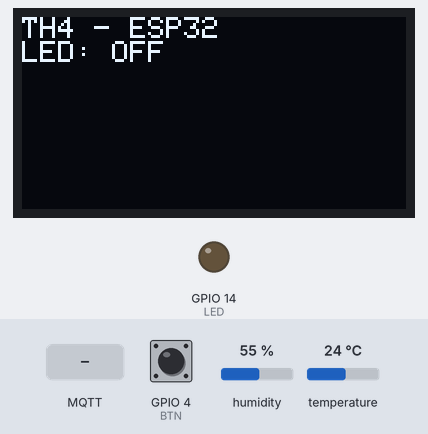
Simulated run of this program. Board: ESP32. Parts: 128×64 one-colour display, output pins drawn as LEDs (lit = HIGH). Inputs (shaded band) come from the test bench; at power-on: GPIO 4 (BTN) HIGH, humidity 55 %, temperature 24 °C. WiFi joins after 1.5 s; servers stay silent unless stated; no MQTT or app messages arrive unless stated; what the program prints to the serial monitor is not drawn.

Above: at 3.3 s.
3.4 s: GPIO 4 (BTN) pulled LOW for 0.15 s
At 4.5 s:
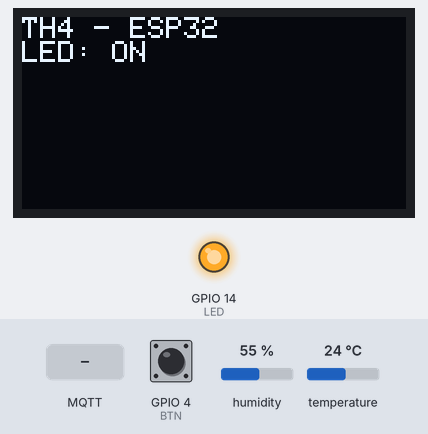
5.0 s: MQTT message "0" arrives on the first subscribed topic
At 5.7 s:
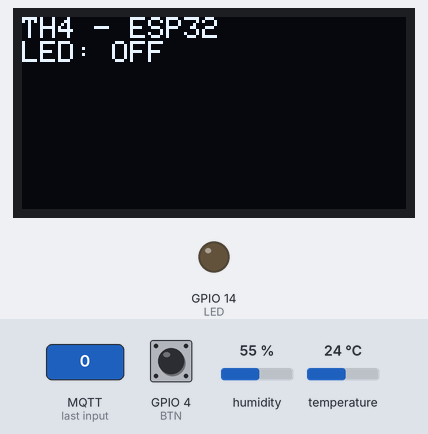
6.5 s: MQTT message "1" arrives on the first subscribed topic
At 6.8 s:
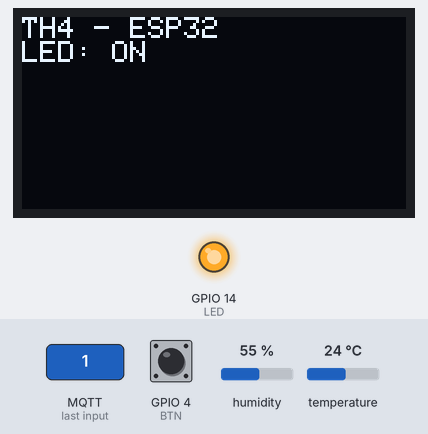
8.0 s: GPIO 4 (BTN) pulled LOW for 1 s
At 9.1 s:
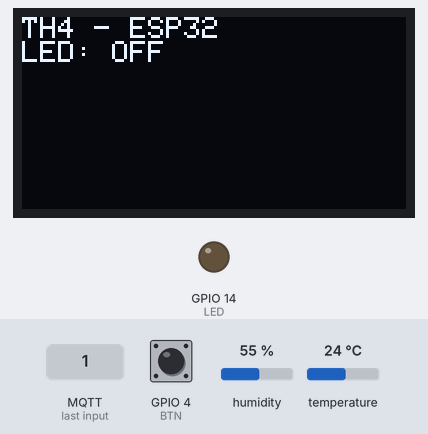
10.5 s: GPIO 4 (BTN) driven LOW
At 11.1 s:
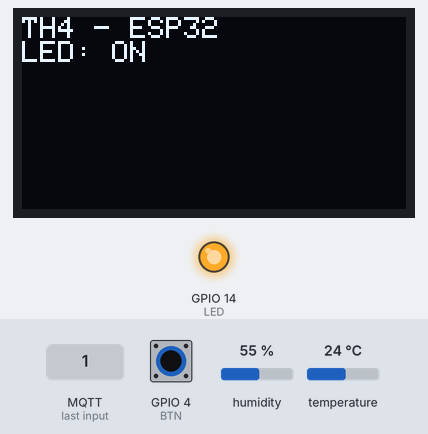
Timing chart, 0 to 13.5 s (numbered marks = the images above; inputs shaded):
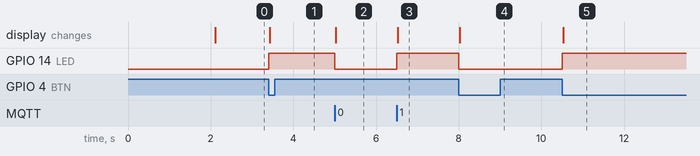

Measured:
- after the input at 3.4 s, GPIO 14 (LED): LOW → HIGH at once; the display: changes at once (image 1)
- after the input at 5.0 s, GPIO 14 (LED): HIGH → LOW at once; the display: changes at once (image 2)
- after the input at 6.5 s, GPIO 14 (LED): LOW → HIGH at once; the display: changes at once (image 3)
- after the input at 8.0 s, GPIO 14 (LED): HIGH → LOW at once; the display: changes at once (image 4)
- after the input at 10.5 s, GPIO 14 (LED): LOW → HIGH at once; the display: changes at once (image 5)

The program:

main.cpp
```cpp
#include <Arduino.h>
#include <WiFi.h>
#include <Wire.h>
#include <Adafruit_AHTX0.h>
#include <Adafruit_SSD1306.h>
#include <PubSubClient.h>
#include <ArduinoJson.h>

const char* ssid = "YOUR_WIFI";
const char* password = "YOUR_PASSWORD";

const char* SV_ID = "nhom08";
const char* broker = "172.16.6.164";

#define LED 14
#define BTN 4

WiFiClient esp;
PubSubClient mqtt(esp);
Adafruit_AHTX0 aht;
Adafruit_SSD1306 oled(128, 64, &Wire, -1);

String tele, cmd;
bool led = false;
unsigned long timer = 0;

void showOLED() {
    oled.clearDisplay();
    oled.setTextColor(WHITE);
    oled.setTextSize(1);
    oled.setCursor(0, 0);
    oled.println("TH4 - ESP32");
    oled.print("LED: ");
    oled.println(led ? "ON" : "OFF");
    oled.display();
}

void callback(char* topic, byte* payload, unsigned int len) {
    String msg;
    for (int i = 0; i < len; i++) msg += (char)payload[i];

    if (String(topic) == cmd) {
        if (msg == "1") led = true;
        if (msg == "0") led = false;

        digitalWrite(LED, led);
        showOLED();
    }
}

void setup() {
    Serial.begin(115200);

    pinMode(LED, OUTPUT);
    pinMode(BTN, INPUT_PULLUP);

    Wire.begin(21, 22);
    aht.begin();
    oled.begin(SSD1306_SWITCHCAPVCC, 0x3C);

    WiFi.begin(ssid, password);
    while (WiFi.status() != WL_CONNECTED) delay(500);

    tele = "aet2022/" + String(SV_ID) + "/telemetry";
    cmd = "aet2022/" + String(SV_ID) + "/cmd/led";

    mqtt.setServer(broker, 1883);
    mqtt.setCallback(callback);

    while (!mqtt.connected()) {
        mqtt.connect(("ESP32-" + WiFi.macAddress()).c_str());
        delay(500);
    }

    mqtt.subscribe(cmd.c_str());
    showOLED();
}

void loop() {
    if (WiFi.status() != WL_CONNECTED) {
        WiFi.reconnect();
        delay(500);
        return;
    }

    if (!mqtt.connected()) {
        while (!mqtt.connected()) {
            mqtt.connect(("ESP32-" + WiFi.macAddress()).c_str());
            delay(500);
        }
        mqtt.subscribe(cmd.c_str());
    }

    mqtt.loop();

    static bool oldBtn = HIGH;
    bool btn = digitalRead(BTN);

    if (oldBtn == HIGH && btn == LOW) {
        led = !led;
        digitalWrite(LED, led);
        showOLED();
    }
    oldBtn = btn;

    if (millis() - timer >= 2000) {
        timer = millis();

        sensors_event_t h, t;
        aht.getEvent(&h, &t);

        JsonDocument data;
        data["sv_id"] = SV_ID;
        data["temp"] = t.temperature;
        data["hum"] = h.relative_humidity;
        data["uptime"] = millis() / 1000;
        data["rssi"] = WiFi.RSSI();
        data["led"] = led;
        data["btn"] = !btn;

        char payload[256];
        serializeJson(data, payload);

        mqtt.publish(tele.c_str(), payload);
        Serial.println(payload);
    }
}
```
